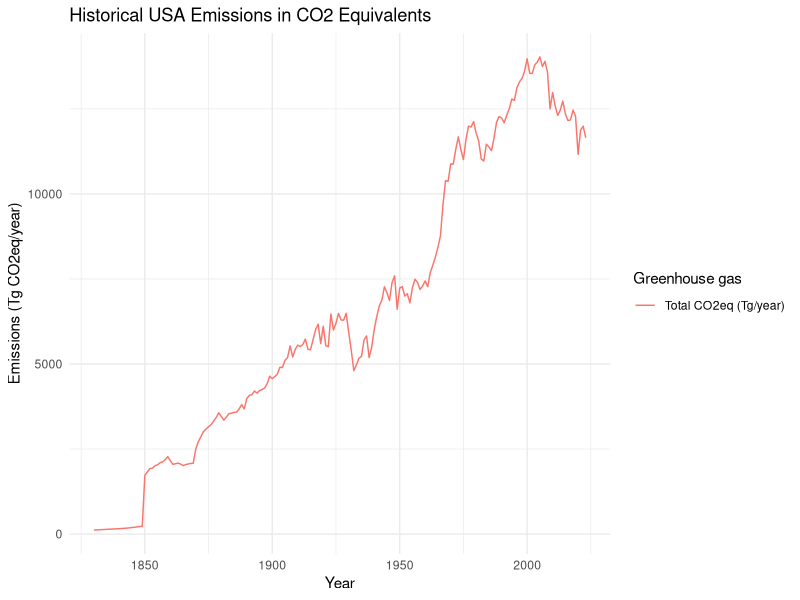
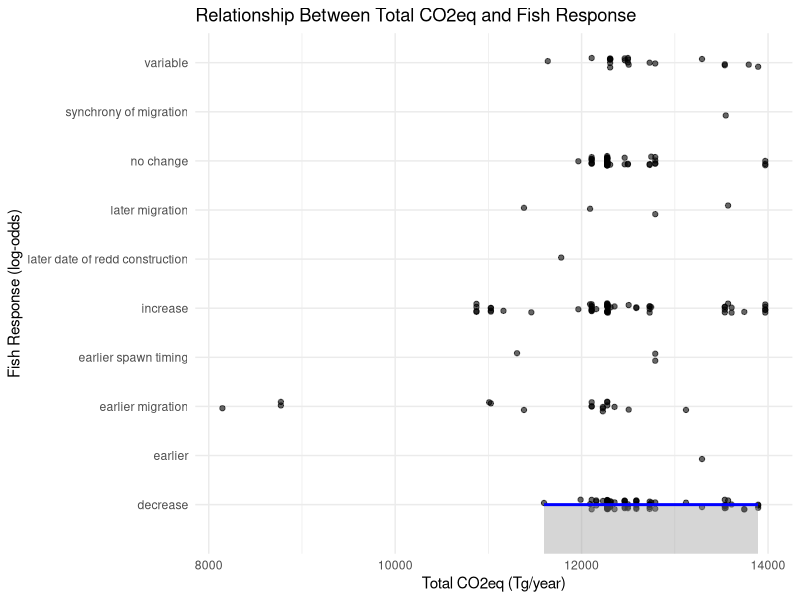
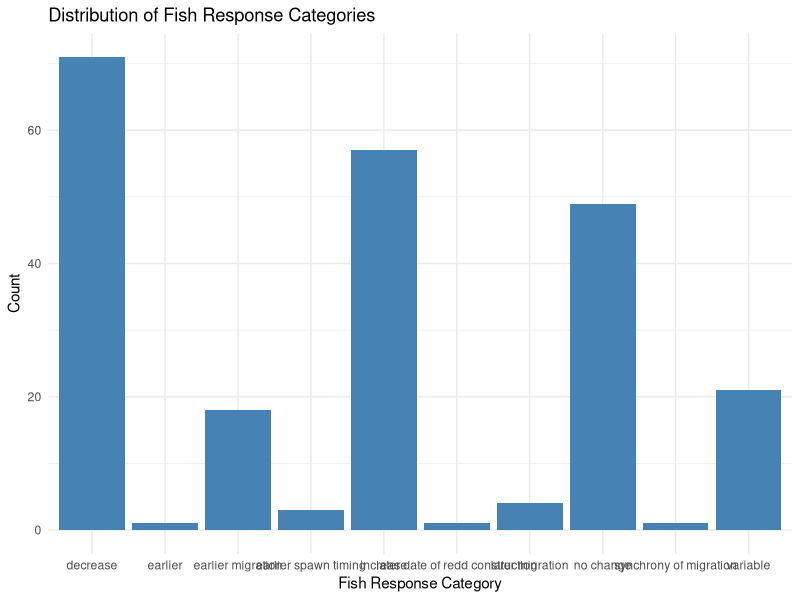

Source code (R) for these figures, in order:
## Load libraries
library(tidyverse)
library(readxl)
library(ggplot2)
library(rstatix)
library(knitr)
library(gganimate)

## Load data
### Emissions from 1830 to 2023
emissions_data <- read_excel("USA Emissions.xlsx")
head(emissions_data)

## Fish data
fish_data <- read_csv("database (3).csv")
head(fish_data)
colnames(fish_data)

## Standardize Units, convert CH4 and N2O to CO2 equivalents
# Using global warming potentials (GWP): CH4 = 25, N2O = 298
### Standardize Units
# Convert greenhouse gases to CO2 equivalents
# GWP (Global Warming Potential): CH4 = 25, N2O = 298
emissions_data <- emissions_data %>%
  mutate(
    CH4_in_CO2eq = if_else(Gas == "CH[4]", Data * 25, 0), # Convert CH4 to CO2 equivalents
    N2O_in_CO2eq = if_else(Gas == "N[2]*O", Data * 298, 0), # Convert N2O to CO2 equivalents
    CO2_in_CO2eq = if_else(Gas == "CO[2]", Data * 1000, 0), # Convert CO2 from Pg to Tg
    Total_CO2eq = CH4_in_CO2eq + N2O_in_CO2eq + CO2_in_CO2eq # Sum of all gases in CO2eq
  ) %>%
  group_by(Year) %>%
  summarize(Total_CO2eq = sum(Total_CO2eq, na.rm = TRUE)) # Aggregate by year

head(emissions_data)

## Merge dataset
merged_data <- fish_data %>%
  mutate(Fish_Response = as.factor(Fish_Response)) %>%
  inner_join(emissions_data, by = "Year")

## Data exploration
# Summary for emissions
summary(emissions_data)

# Summary for fish response
fish_data %>% count(Fish_Response)


### Visualize Emissions Over Time
ggplot(emissions_data, aes(x = Year)) +
  geom_line(aes(y = Total_CO2eq, color = "Total CO2eq (Tg/year)")) +
  labs(
    title = "Historical USA Emissions in CO2 Equivalents",
    x = "Year",
    y = "Emissions (Tg CO2eq/year)",
    color = "Greenhouse gas"
  ) +
  theme_minimal()

### Animation: Emissions Over Time
ggplot(emissions_data, aes(x = Year, y = Total_CO2eq)) +
  geom_line(color = "blue") +
  labs(
    title = "Animated Emissions Over Time",
    x = "Year",
    y = "Total CO2eq (Tg/year)"
  ) +
  transition_reveal(Year) +
  theme_minimal()


## Statistical Analysis
### Model Relationship Between Emissions and Fish Response
# Logistic regression to analyze relationship
model <- glm(Fish_Response ~ Total_CO2eq, 
             data = merged_data, 
             family = "binomial")
summary(model)

## Visualize the relationship
ggplot(merged_data, aes(x = Total_CO2eq, y = Fish_Response)) +
  geom_jitter(width = 0.1, height = 0.1, alpha = 0.6) +
  geom_smooth(method = "glm", method.args = list(family = "binomial"), color = "blue") +
  labs(
    title = "Relationship Between Total CO2eq and Fish Response",
    x = "Total CO2eq (Tg/year)",
    y = "Fish Response (log-odds)"
  ) +
  theme_minimal()



### Visualization: Fish Response Distribution
ggplot(fish_data, aes(x = Fish_Response)) +
  geom_bar(fill = "steelblue") +
  labs(
    title = "Distribution of Fish Response Categories",
    x = "Fish Response Category",
    y = "Count"
  ) +
  theme_minimal()
